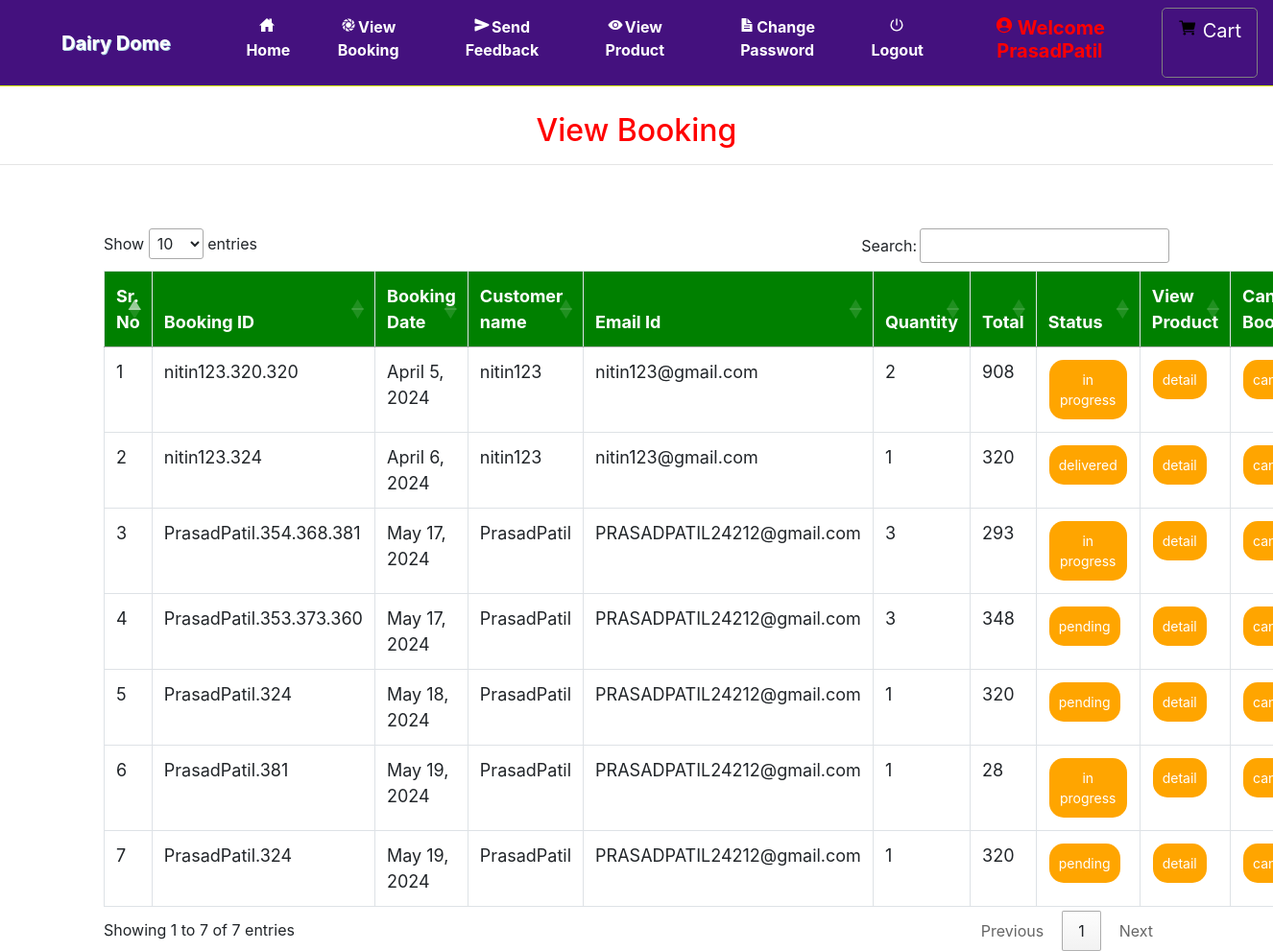
/admin_viewBooking (signed in), run on the app's committed database.
### grocery/models.py (models this page shows, shortened)
class Booking(models.Model):
    status = models.ForeignKey(Status, on_delete=models.CASCADE, null=True)
    profile = models.ForeignKey(Profile, on_delete=models.CASCADE, null=True)
    booking_id = models.CharField(max_length=200,null=True)
    quantity = models.CharField(max_length=100,null=True)
    book_date = models.CharField(max_length=30, null=True)
    total = models.IntegerField(null=True)

class Profile(models.Model):
    user = models.ForeignKey(User, on_delete=models.CASCADE, null=True)
    dob = models.DateField(null=True)
    city = models.CharField(max_length=30, null=True)
    address = models.CharField(max_length=50, null=True)
    contact = models.CharField(max_length=10, null=True)
    image = models.FileField(null=True)

class Status(models.Model):
    name = models.CharField(max_length=20, null=True)

### grocery/views.py (the view)
# urls.py: path('admin_viewBooking', Admin_View_Booking, name='admin_viewBooking'),
def Admin_View_Booking(request):
    if not request.user.is_authenticated:
        return redirect('login_admin')
    book = Booking.objects.all()
    d = {'book': book}
    return render(request, 'admin_viewBokking.html', d)

### grocery/templates/admin_viewBokking.html (shortened to what this page needs)
{% extends 'navigation.html' %}
{% block body %}
<center><h2 style="color:red;margin-top:2%">View Booking</h2></center><hr>
 <div class="container">
<table class="table table-bordered" id="myTable">
  <thead>
  <tr>
    <th>Sr. No</th>
    <th>Booking ID</th>
    <th>Booking Date</th>
    <th>Customer name</th>
    <th>Email Id</th>
      <th>Quantity</th>
      <th>Total</th>
      <th>Status</th>
    <th>View Product</th>
    <th>Cancel Booking</th>
  </tr>
  </thead>
   <tbody>
{% for i in book %}
  <tr>
      <td>{{forloop.counter}}</td>
    <td>{{i.booking_id}}</td>
    <td>{{i.book_date}}</td>
    <td>{{i.profile.user.username}}</td>
    <td>{{i.profile.user.email}}</td>
      <td>{{i.quantity}}</td>
      <td>{{i.total}}</td>
    <td><a href="{% url 'Edit_status' i.booking_id i.id %}"><button class="button button1">{{i.status.name}}</button></a></td>
      <td><a href="{% url 'admin_booking_detail' i.booking_id i.id i.profile.user.id  %}"><button class="button button1">detail</button></a></td>
      <td><a href="{% url 'delete_admin_booking' i.booking_id i.id %}" onclick="return confirm('Are you sure?')"><button class="button button1" id="#delete">cancel</button></a></td>
  </tr>
   {% endfor %}
    </tbody>
</table>
 </div>
{% endblock %}

### grocery/templates/navigation.html (shortened to what this page needs)
<!DOCTYPE html>
<html lang="en">
<head>
    {% load static %}
     <link rel="stylesheet" href="https://maxcdn.bootstrapcdn.com/bootstrap/4.0.0/css/bootstrap.min.css">
  <link rel = stylesheet href = "//cdn.datatables.net/1.10.19/css/jquery.dataTables.min.css">
<link rel="stylesheet" href="https://cdnjs.cloudflare.com/ajax/libs/font-awesome/4.7.0/css/font-awesome.min.css">
</head>
<body style="background-color:white">
<nav class="navbar navbar-expand-sm" style = "background-color : #44117e ; border-bottom:1px solid #d7fc06">
  <a class="navbar-brand pl-5" href="#" style="color:white ; font-weight : bold">Dairy Dome</a>
<div class="collapse navbar-collapse" id="collapsibleNavbar">
  <ul class="navbar-nav pl-5 text-center">
    {% if request.user.username %}
    {% if not request.user.is_staff %}
    <li class="nav-item">
      <a class="nav-link" href="{% url 'home' %}" style="color:white"><ion-icon style="margin-right:2px" name="home-sharp"></ion-icon>Home</a>
    </li>
    <li class="nav-item">
      <a class="nav-link" href="{% url 'view_booking' %}" style="color:white"><ion-icon style="margin-right:2px" name="aperture"></ion-icon>View Booking</a>
    </li>
    <li class="nav-item">
      <a class="nav-link" href="{% url 'send_feedback' request.user.id %}" style="color:white"><ion-icon style="margin-right:2px" name="send"></ion-icon>Send Feedback</a>
    </li>
    <li class="nav-item">
      <a class="nav-link" href="{% url 'view_product' 0 %}" style="color:white"><ion-icon style="margin-right:2px" name="eye"></ion-icon>View Product</a>
    </li>
    <li class="nav-item">
      <a class="nav-link" href="{% url 'change_password' %}" style="color:white"><ion-icon style="margin-right:2px" name="document-text-sharp"></ion-icon>Change Password</a>
    </li>
    {% endif %}
    {% endif %}
    {% if request.user.is_authenticated %}
    <a class="nav-link" href="{% url 'logout' %}" style="color:white"><ion-icon style="margin-right:2px" name="power-sharp"></ion-icon>Logout</a>
    {% if not request.user.is_staff %}
    <li class="nav-item">
      <a href="{% url 'profile' %}"><h5 class="nav-link" style="color:red"><ion-icon style="margin-right:4px;color:#FF0000" name="person-circle-sharp"></ion-icon>Welcome {{request.user.username}}</h5>
      </a></li>
    {% else %}
    <li class="nav-item">
      <h5  class="nav-link" style="color:#91DE00"><ion-icon style="margin-right:4px;color:#91DE00" name="person-circle-sharp"></ion-icon>Welcome {{request.user.username}}</h5>
    </li>
    {% endif %}
    {% endif %}
    {% if not request.user.is_staff %}
    {% if request.user.username %}
      <a href="{% url 'cart' %}" style="border:1px solid gray" class="btn btn-default btn-lg text-dark text-capitalize">
        <ion-icon style="color:black;margin-top:2%" name="cart"></ion-icon><span style="margin-left:6px;margin-top:2%;color:white">Cart</span></a></center>
{% endif %}
    {% endif %}
    </ul>
</div>
</nav>
{% block body %}
{% endblock %}
</body></html>

### grocery/templates/navigation.html (style rules this page uses)
* { box-sizing: border-box; }
#myTable { border-collapse: collapse; width: 100%; border: 1px solid #ddd; font-size: 18px; }
#myTable th { text-align: left; padding: 12px; background-color: green; color: white; }
#myTable td { text-align: left; padding: 12px; background-color: white; }
#myTable tr { border-bottom: 1px solid #ddd; }
.button { background-color: orange; border: none; color: white; padding: 10px; text-align: center; text-decoration: none; display: inline-block; font-size: 14px; margin: 1px 1px; cursor: pointer; }
.button1 { border-radius: 15px; }
.nav-link { font-weight:bold; }
.navbar-brand { text-shadow: 1px 1px lightblue; }

### data on the page
Booking: booking_id "nitin123.320.320", book_date "April 5, 2024", profile.user.username "nitin123", profile.user.email "nitin123@gmail.com", quantity "2", total "908", status.name "in progress"
Booking: booking_id "nitin123.324", book_date "April 6, 2024", profile.user.username "nitin123", profile.user.email "nitin123@gmail.com", quantity "1", total "320", status.name "delivered"
Booking: booking_id "PrasadPatil.354.368.381", book_date "May 17, 2024", profile.user.username "PrasadPatil", profile.user.email "PRASADPATIL24212@gmail.com", quantity "3", total "293", status.name "in progress"
Booking: booking_id "PrasadPatil.353.373.360", book_date "May 17, 2024", profile.user.username "PrasadPatil", profile.user.email "PRASADPATIL24212@gmail.com", quantity "3", total "348", status.name "pending"
Booking: booking_id "PrasadPatil.324", book_date "May 18, 2024", profile.user.username "PrasadPatil", profile.user.email "PRASADPATIL24212@gmail.com", quantity "1", total "320", status.name "pending"
Booking: booking_id "PrasadPatil.381", book_date "May 19, 2024", profile.user.username "PrasadPatil", profile.user.email "PRASADPATIL24212@gmail.com", quantity "1", total "28", status.name "in progress"
Booking: booking_id "PrasadPatil.324", book_date "May 19, 2024", profile.user.username "PrasadPatil", profile.user.email "PRASADPATIL24212@gmail.com", quantity "1", total "320", status.name "pending"

### other printed values
{{ request.user.username }} "PrasadPatil"
